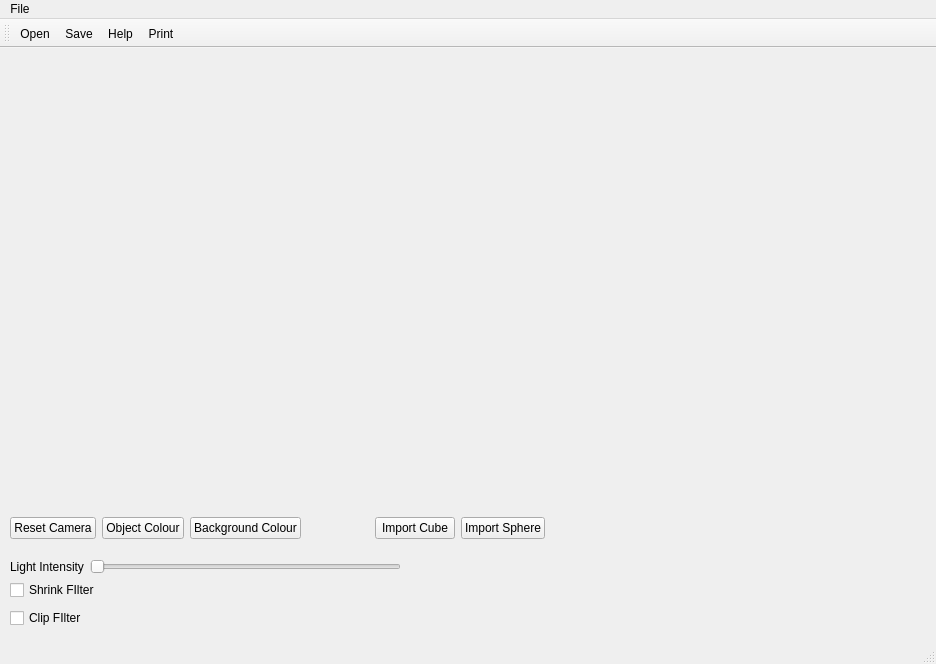
<?xml version="1.0" encoding="UTF-8"?>
<ui version="4.0">
 <class>MainWindow</class>
 <widget class="QMainWindow" name="MainWindow">
  <property name="geometry">
   <rect>
    <x>0</x>
    <y>0</y>
    <width>936</width>
    <height>664</height>
   </rect>
  </property>
  <property name="windowTitle">
   <string>MainWindow</string>
  </property>
  <widget class="QWidget" name="centralwidget">
   <widget class="QWidget" name="layoutWidget">
    <property name="geometry">
     <rect>
      <x>10</x>
      <y>40</y>
      <width>602</width>
      <height>451</height>
     </rect>
    </property>
    <layout class="QVBoxLayout" name="verticalLayout">
     <item>
      <widget class="QVTKOpenGLWidget" name="qvtkWidget" native="true">
       <property name="minimumSize">
        <size>
         <width>600</width>
         <height>400</height>
        </size>
       </property>
      </widget>
     </item>
     <item>
      <layout class="QHBoxLayout" name="horizontalLayout">
       <item>
        <widget class="QPushButton" name="resetCameraButton">
         <property name="text">
          <string>Reset Camera</string>
         </property>
        </widget>
       </item>
       <item>
        <widget class="QPushButton" name="objectColourButton">
         <property name="text">
          <string>Object Colour</string>
         </property>
        </widget>
       </item>
       <item>
        <widget class="QPushButton" name="backgroundColourButton">
         <property name="text">
          <string>Background Colour</string>
         </property>
        </widget>
       </item>
       <item>
        <spacer name="horizontalSpacer_2">
         <property name="orientation">
          <enum>Qt::Horizontal</enum>
         </property>
         <property name="sizeHint" stdset="0">
          <size>
           <width>40</width>
           <height>20</height>
          </size>
         </property>
        </spacer>
       </item>
       <item>
        <widget class="QPushButton" name="importCubeButton">
         <property name="text">
          <string>Import Cube</string>
         </property>
        </widget>
       </item>
       <item>
        <widget class="QPushButton" name="importPyramidButton">
         <property name="text">
          <string>Import Sphere</string>
         </property>
        </widget>
       </item>
       <item>
        <spacer name="horizontalSpacer">
         <property name="orientation">
          <enum>Qt::Horizontal</enum>
         </property>
         <property name="sizeHint" stdset="0">
          <size>
           <width>40</width>
           <height>20</height>
          </size>
         </property>
        </spacer>
       </item>
      </layout>
     </item>
    </layout>
   </widget>
   <widget class="QWidget" name="layoutWidget">
    <property name="geometry">
     <rect>
      <x>10</x>
      <y>510</y>
      <width>391</width>
      <height>18</height>
     </rect>
    </property>
    <layout class="QHBoxLayout" name="horizontalLayout_2">
     <item>
      <widget class="QLabel" name="label">
       <property name="text">
        <string>Light Intensity</string>
       </property>
      </widget>
     </item>
     <item>
      <widget class="QSlider" name="lightIntensitySlider">
       <property name="orientation">
        <enum>Qt::Horizontal</enum>
       </property>
      </widget>
     </item>
    </layout>
   </widget>
   <widget class="QWidget" name="layoutWidget">
    <property name="geometry">
     <rect>
      <x>10</x>
      <y>530</y>
      <width>90</width>
      <height>52</height>
     </rect>
    </property>
    <layout class="QVBoxLayout" name="verticalLayout_2">
     <item>
      <widget class="QCheckBox" name="shrinkCheckBox">
       <property name="text">
        <string>Shrink FIlter</string>
       </property>
      </widget>
     </item>
     <item>
      <widget class="QCheckBox" name="clipCheckBox">
       <property name="text">
        <string>Clip FIlter</string>
       </property>
      </widget>
     </item>
    </layout>
   </widget>
  </widget>
  <widget class="QMenuBar" name="menubar">
   <property name="geometry">
    <rect>
     <x>0</x>
     <y>0</y>
     <width>936</width>
     <height>21</height>
    </rect>
   </property>
   <widget class="QMenu" name="menuFile">
    <property name="title">
     <string>File</string>
    </property>
    <addaction name="actionFileOpen"/>
    <addaction name="actionFileSave"/>
   </widget>
   <addaction name="menuFile"/>
  </widget>
  <widget class="QStatusBar" name="statusBar"/>
  <widget class="QToolBar" name="toolBar">
   <property name="windowTitle">
    <string>toolBar</string>
   </property>
   <attribute name="toolBarArea">
    <enum>TopToolBarArea</enum>
   </attribute>
   <attribute name="toolBarBreak">
    <bool>false</bool>
   </attribute>
   <addaction name="actionFileOpen"/>
   <addaction name="actionFileSave"/>
   <addaction name="actionHelp"/>
   <addaction name="actionPrint"/>
  </widget>
  <action name="actionFileOpen">
   <property name="icon">
    <iconset resource="Icons/icons.qrc">
     <normaloff>:/Icons/fileopen.png</normaloff>:/Icons/fileopen.png</iconset>
   </property>
   <property name="text">
    <string>Open</string>
   </property>
  </action>
  <action name="actionFileSave">
   <property name="icon">
    <iconset resource="Icons/icons.qrc">
     <normaloff>:/Icons/filesave.png</normaloff>:/Icons/filesave.png</iconset>
   </property>
   <property name="text">
    <string>Save</string>
   </property>
  </action>
  <action name="actionHelp">
   <property name="icon">
    <iconset resource="Icons/icons.qrc">
     <normaloff>:/Icons/help.png</normaloff>:/Icons/help.png</iconset>
   </property>
   <property name="text">
    <string>Help</string>
   </property>
  </action>
  <action name="actionPrint">
   <property name="icon">
    <iconset resource="Icons/icons.qrc">
     <normaloff>:/Icons/print.png</normaloff>:/Icons/print.png</iconset>
   </property>
   <property name="text">
    <string>Print</string>
   </property>
  </action>
 </widget>
 <customwidgets>
  <customwidget>
   <class>QVTKOpenGLWidget</class>
   <extends>QWidget</extends>
   <header>QVTKOpenGLWidget.h</header>
  </customwidget>
 </customwidgets>
 <resources>
  <include location="Icons/icons.qrc"/>
 </resources>
 <connections/>
</ui>
